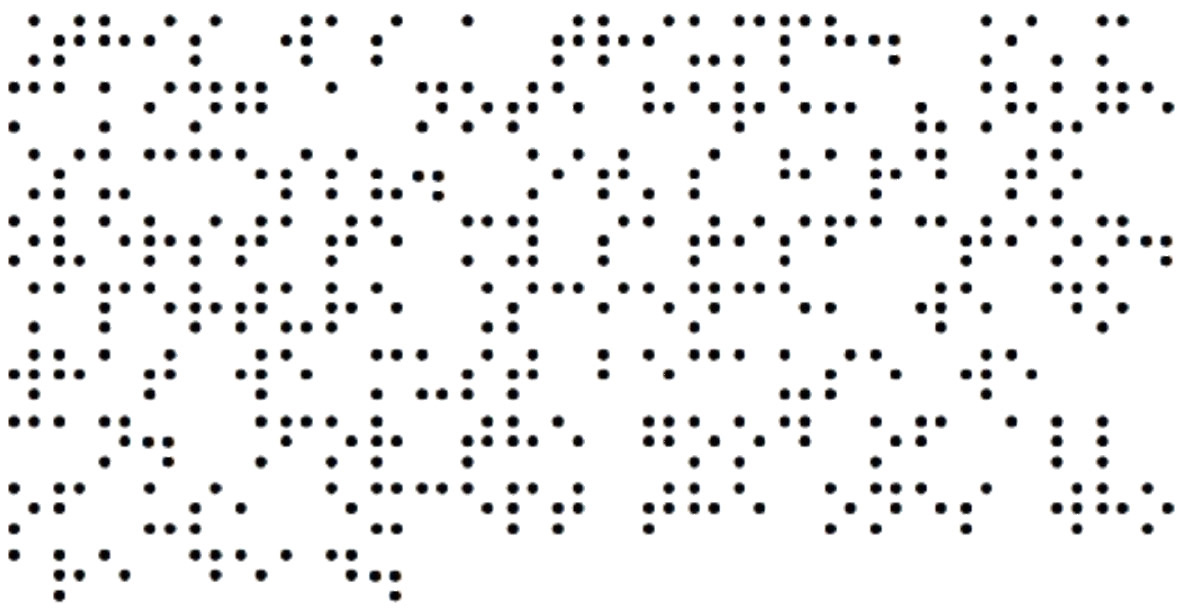
#> input picture samples/sample10.png, 1178 x 608 px
$ python -i OBR.py   (imports and definitions only)
#> lines starting #> are read from the running program, lines starting #| are printed output that depends on the picture; after the words box and inside, x2 and y2 are one past the last pixel; in counts of white or black regions, pixels touching at a corner belong together
try:
    import cv2
    import numpy as np
except:
    print("Please make sure you have installed: ")
    print(" 1. OpenCV 4.x or 3.x")
    print(" 2. Numpy (any version)")
    raise ImportError

from math import sqrt
from collections import Counter


class BrailleCharacter(object):
    def __init__(self,boundingBox, dots, diameter):
        self.result = [0,0,0,0,0,0]
        left,right,top,bottom = boundingBox

        midpointY = int((bottom - top)/2)
        self.end = (right, midpointY)
        self.start = (left, midpointY)
        self.width = int(right - left)

        corners = { (left,top): 1, (right,top): 4, (left, bottom): 3, (right,bottom): 6,
                (left): 2, (right): 5}

        for corner in corners:
            if corner != left and corner != right:
                D = self.__get_dot_nearest(dots, int(diameter), corner)
            else:
                if corner == left:
                    D = self.__get_left_nearest(dots, int(diameter), left)
                else:
                    D = self.__get_right_nearest(dots, int(diameter), right)

            if D is not None:
                dots.remove(D)
                self.result[corners[corner]-1] = 1

            if len(dots) == 0:
                break
        return;

    def digest(self):
        return tuple(self.result)

    def __get_distance(self, p1, p2):
        x1,y1 = p1
        x2,y2 = p2
        return ((x2 - x1)**2) + ((y2 - y1)**2)

    def __get_left_nearest(self, dots, diameter, left):
        nearest = None
        for dot in dots:
            x,y = dot[0]
            dist = int(x - left)
            if dist <= diameter:
                if nearest is None:
                    nearest = dot
                else:
                    X,Y = nearest[0]
                    DIST = int(X - left)
                    if DIST > dist:
                        nearest = dot
        return nearest

    def __get_right_nearest(self, dots, diameter, right):
        nearest = None
        for dot in dots:
            x,y = dot[0]
            dist = int(right - x)
            if dist <= diameter:
                if nearest is None:
                    nearest = dot
                else:
                    X,Y = nearest[0]
                    DIST = int(right - X)
                    if DIST > dist:
                        nearest = dot
        return nearest

    def __get_dot_nearest(self, dots, diameter, pt1):
        nearest = None
        diameter **= 2
        for dot in dots:
            point = dot[0]
            dist_from_pt1 = self.__get_distance(point, pt1)
            if dist_from_pt1 <= diameter:
                if nearest is None:
                    nearest = dot
                else:
                    pt = nearest[0]
                    ndist_from_pt1 = self.__get_distance(pt, pt1)
                    if ndist_from_pt1 >= dist_from_pt1:
                        nearest = dot
        return nearest

class OBR(object):
    def __init__(self, image):
        # Read source image
#> called with image = '../samples/sample10.png'
        self.original = cv2.imread(image)
#> self.original is the input picture: shape (608, 1178, 3); mean B, G, R 237.8, 237.8, 237.8
        if self.original is None:
            raise IOError('Cannot open given image')

        # First Layer, Convert BGR(Blue Green Red Scale) to Gray Scale
        gray = cv2.cvtColor(self.original, cv2.COLOR_BGR2GRAY)

        # Save the binary image of the edge detected
        self.edged_binary_image = self.__get_edged_binary_image(gray)

        # Now do the same to save a binary image to get the contents
        # inside the edges to see if the dot is really filled.
        self.binary_image = self.__get_binary_image(gray)
        self.final = None
        return;

    def digest(self):
        def distance(p1, p2):
            x1,y1 = p1
            x2,y2 = p2
            return ((x2 - x1)**2) + ((y2 - y1)**2)

        characters = self.get_characters()
        result = ""
        self.final = self.original.copy()

        alpha = {
                (1,0,0,0,0,0): "A",
                (1,1,0,0,0,0): "B",
                (1,0,0,1,0,0): "C",
                (1,0,0,1,1,0): "D",
                (1,0,0,0,1,0): "E",
                (1,1,0,1,0,0): "F",
                (1,1,0,1,1,0): "G",
                (1,1,0,0,1,0): "H",
                (0,1,0,1,0,0): "I",
                (0,1,0,1,1,0): "J",
                (1,0,1,0,0,0): "K",
                (1,1,1,0,0,0): "L",
                (1,0,1,1,0,0): "M",
                (1,0,1,1,1,0): "N",
                (1,0,1,0,1,0): "O",
                (1,1,1,1,0,0): "P",
                (1,1,1,1,1,0): "Q",
                (1,1,1,0,1,0): "R",
                (0,1,1,1,0,0): "S",
                (0,1,1,1,1,0): "T",
                (1,0,1,0,0,1): "U",
                (1,1,1,0,0,1): "V",
                (0,1,0,1,1,1): "W",
                (1,0,1,1,0,1): "X",
                (1,0,1,1,1,1): "Y",
                (1,0,1,0,1,1): "Z",
                (0,0,1,1,1,1): "#"
        }

        prevEnd = None
        for character in characters:
            if character.digest() not in alpha:
                print(character.digest())
                result += ""
                continue
            if prevEnd is None:
                prevEnd = character.end
                dist = character.width
            else:
                dist = distance(prevEnd, character.start)
                prevEnd = character.end
            if dist > (character.width**2)*1.5:
                result += " "
            result += alpha[character.digest()]
        return result

    def get_characters(self):
        contours = self.__process_contours()
        if len(contours) == 0:
            return None # Since we have not dots.
        enclosingCircles = self.__get_min_enclosing_circles(contours)
        if len(enclosingCircles) == 0:
            return None

        diameter,dots,radius = self.__get_valid_dots(enclosingCircles)
        if len(dots) == 0:
            return None

        characters = []
        nextEpoch = 0
        height, width, channels = self.original.shape
        cor = (0,0)

        while True:
            cor = self.__get_row_cor(dots, epoch=nextEpoch) # do not respect breakpoints
            if cor is None:
                break

            top = int(cor[1] - int(radius*1.5)) # y coordinate
            nextEpoch = int(cor[1] + radius)

            cor = self.__get_row_cor(dots,nextEpoch,diameter,True)
            if cor is None:
                # Assume nextEpoch
                nextEpoch = int(nextEpoch + (2*diameter))
            else:
                nextEpoch = int(cor[1] + radius)

            cor = self.__get_row_cor(dots,nextEpoch,diameter,True)
            if cor is None:
                # Assume nextEpoch
                nextEpoch = int(nextEpoch + (2*diameter))
            else:
                nextEpoch = int(cor[1] + radius)
            bottom = nextEpoch
            nextEpoch += int(2*diameter)

            DOI = self.__get_dots_from_region(dots, top, bottom)
            xnextEpoch = 0
            while True:
                xcor = self.__get_col_cor(DOI, xnextEpoch)
                if xcor is None:
                    break

                left = int(xcor[0] - radius) # x coordinate
                xnextEpoch = int(xcor[0] + radius)
                xcor = self.__get_col_cor(DOI,xnextEpoch,diameter,True)
                if xcor is None:
                    # Assumed
                    xnextEpoch += int(diameter*1.5)
                else:
                    xnextEpoch = int(xcor[0]) + int(radius)
                right = xnextEpoch

                box = (left, right, top, bottom)
                dts = self.__get_dots_from_box(DOI, box)
                characters.append(BrailleCharacter(box, dts, diameter))
        return characters

    def show(self, quitKey = 27): # Esc to quit the window
        if self.final is not None:
            cv2.imshow('Binary Image', self.get_binary_image())
            cv2.imshow('Final Image' , self.final)
            print("Press {} Key on the Image window to quit.".format(quitKey))
            while True:
                if cv2.waitKey(30) == quitKey:
                    return True
            cv2.destroyAllWindows()
            return True

    def get_final_image(self):
        return self.final

    def get_original_image(self):
        return self.original

    def get_edged_binary_image(self):
        return self.edged_binary_image

    def get_binary_image(self):
        return self.binary_image

    def __get_edged_binary_image(self, gray):
        # First Lvl Blur to Reduce Noise
        blur = cv2.GaussianBlur(gray,(3,3),0)
        # Adaptive Thresholding to define the  dots in Braille
        thres = cv2.adaptiveThreshold(blur,255,cv2.ADAPTIVE_THRESH_MEAN_C,cv2.THRESH_BINARY,5,4)
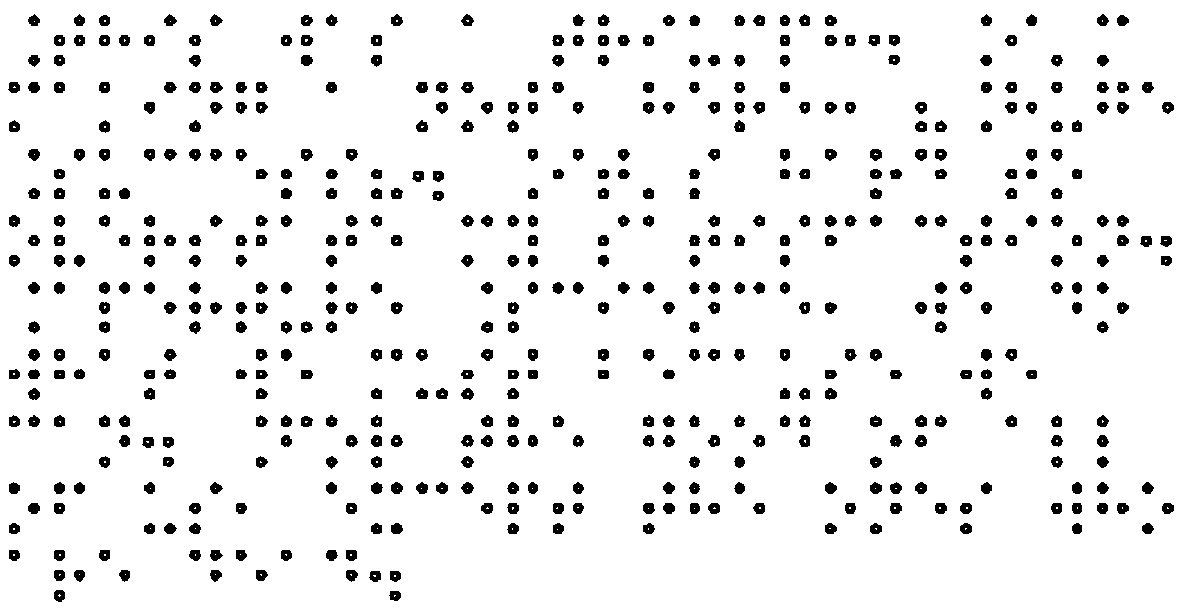
#> thres: shape (608, 1178); 93.1% white; 491 black regions, largest, box (x1, y1, x2, y2) and area: (915, 149, 927, 161) 113, (870, 149, 882, 161) 111, (915, 302, 927, 314) 111
        # Remove more Noise from the edges.
        blur2 = cv2.medianBlur(thres,3)
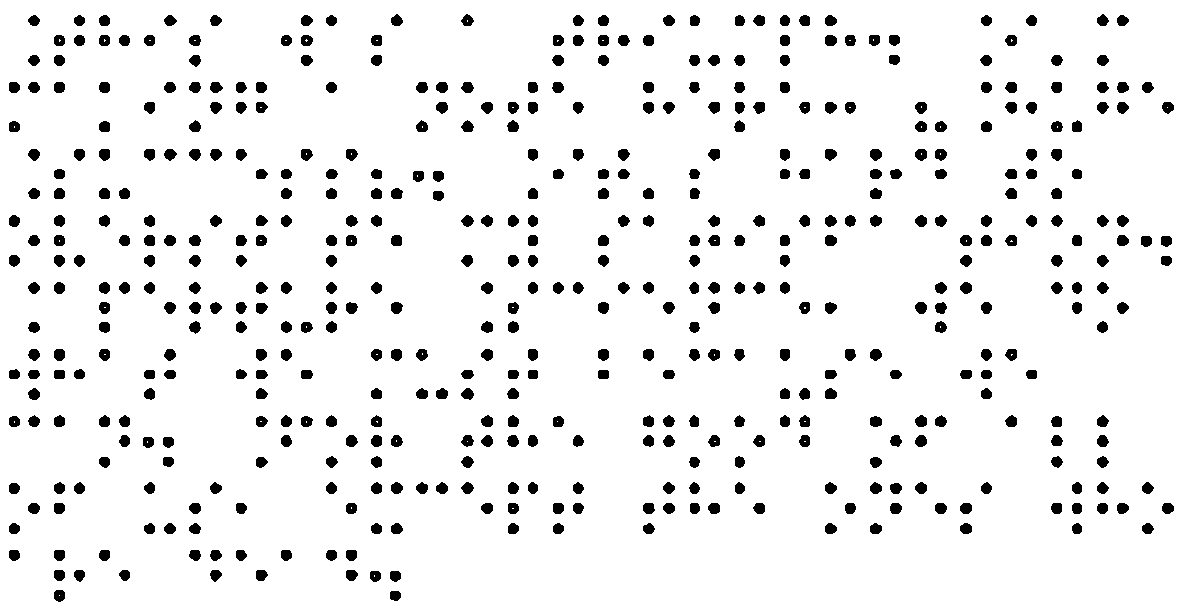
#> blur2: shape (608, 1178); 93% white; 491 black regions, largest, box (x1, y1, x2, y2) and area: (915, 149, 927, 161) 114, (391, 302, 403, 314) 114, (915, 302, 927, 314) 114
        # Sharpen again.
        ret2,th2 = cv2.threshold(blur2,0,255,cv2.THRESH_BINARY+cv2.THRESH_OTSU)
#> ret2 = 0
        # Remove more Noise.
        blur3 = cv2.GaussianBlur(th2,(3,3),0)
        # Final threshold
        ret3,th3 = cv2.threshold(blur3,0,255,cv2.THRESH_BINARY+cv2.THRESH_OTSU)
#> th3: shape (608, 1178); 93% white; 491 black regions, largest, box (x1, y1, x2, y2) and area: (915, 149, 927, 161) 116, (391, 302, 403, 314) 114, (915, 302, 927, 314) 114
#> ret3 = 128
        return cv2.bitwise_not(th3)

    def __get_binary_image(self, gray):
        blur     = cv2.GaussianBlur(gray,(3,3),0)
        ret2,th2 = cv2.threshold(blur,0,255,cv2.THRESH_BINARY+cv2.THRESH_OTSU)
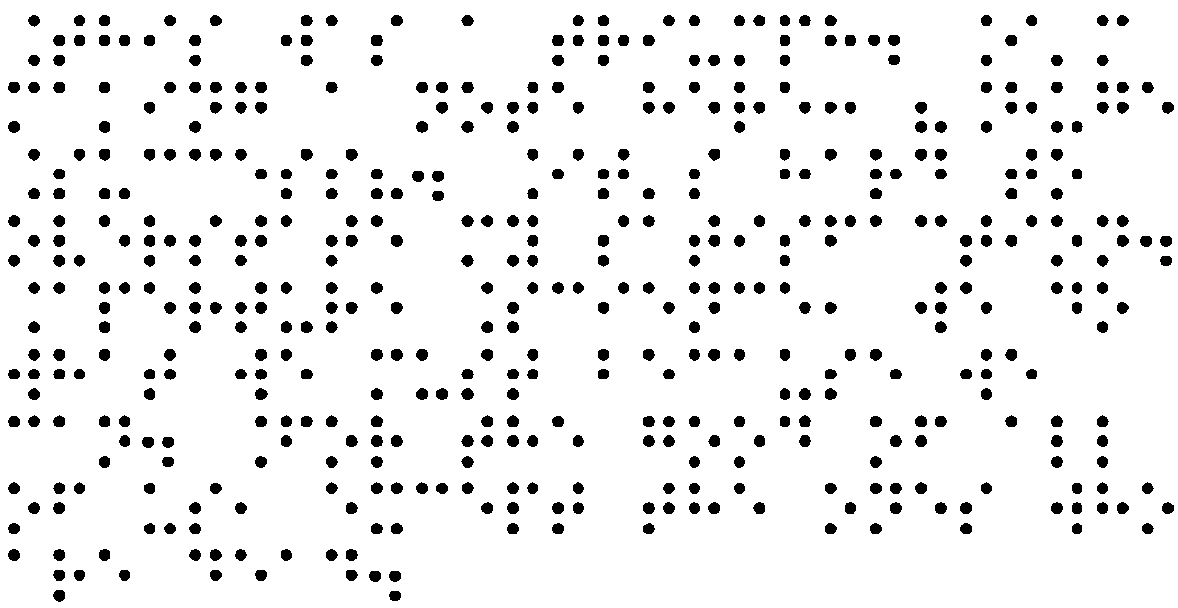
#> th2: shape (608, 1178); 92.7% white; 491 black regions, largest, box (x1, y1, x2, y2) and area: (391, 235, 403, 247) 119, (346, 235, 358, 247) 117, (960, 235, 972, 247) 117
#> ret2 = 154
        blur2    = cv2.medianBlur(th2,3)
#> blur2: shape (608, 1178); 92.7% white; 491 black regions, largest, box (x1, y1, x2, y2) and area: (391, 235, 403, 247) 119, (346, 235, 358, 247) 117, (371, 35, 383, 46) 116
        ret3,th3 = cv2.threshold(blur2,0,255,cv2.THRESH_BINARY+cv2.THRESH_OTSU)
#> ret3 = 0
        return cv2.bitwise_not(th3)
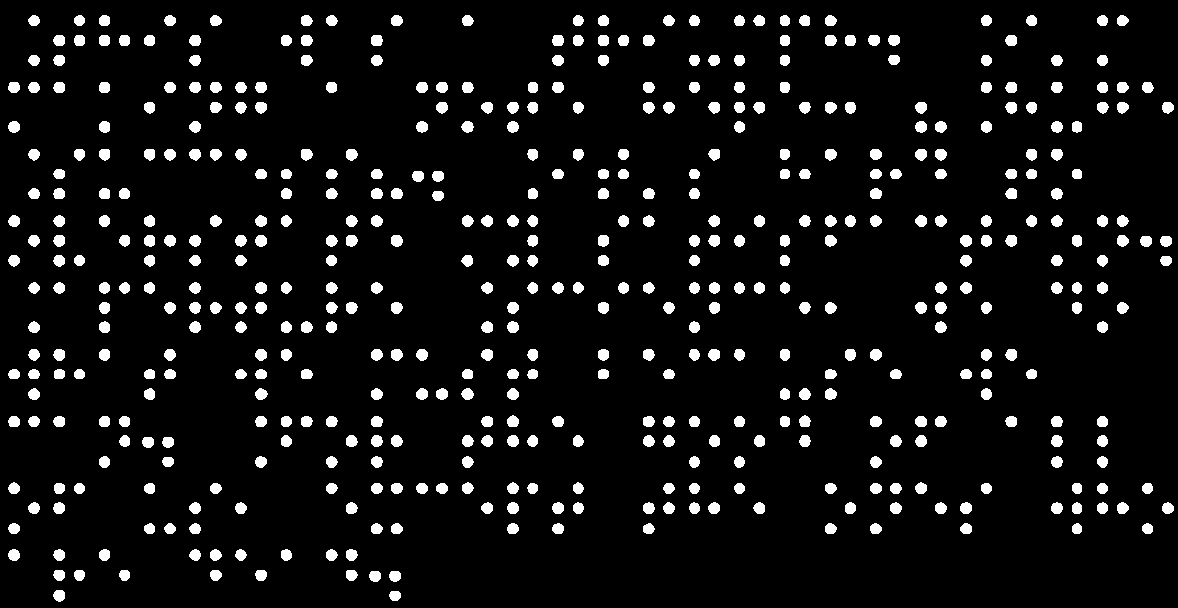
#> returned value: shape (608, 1178); 7.3% white; 491 white regions
#> in __process_contours, `contours = cv2.findContours(self.edged_binary_image, cv2.RETR_TREE, cv..`: contours = 497 contours, 6 with area under 20; largest, box (x1, y1, x2, y2) and area: (915, 149, 927, 161) 99, (915, 302, 927, 314) 98, (54, 349, 65, 361) 97, (391, 302, 403, 314) 97, (915, 435, 927, 447) 96
#> the loop in __get_min_enclosing_circles, `for contour in contours:` made 497 passes
#> (x, y, radius, center) on passes 1 to 3: (394.8, 595, 5, (394, 595)), (59, 595.1, 5, (59, 595)), (394.8, 575.3, 5, (394, 575))
#> after the loop in __get_min_enclosing_circles, `for contour in contours:`: circles = 497 items; radii = 497 values, max 6 at index 4, min 1 at index 210, mean 5.18
#> in get_characters, `enclosingCircles = self.__get_min_enclosing_circles(contours)`: enclosingCircles = 497 items

    def __get_row_cor(self, dots, epoch = 0, diameter = 0, respectBreakpoint = False):
        if len(dots) == 0:
            return None
        minDot = None
        for dot in dots:
            x,y = dot[0]
            if y < epoch:
                continue

            if minDot is None:
                minDot = dot
            else:
                v = int(y - epoch)
                minV = int(minDot[0][1] - epoch)
                if minV > v:
                    minDot = dot
                else:
                    continue
        if minDot is None:
            return None
        if respectBreakpoint:
            v = int(minDot[0][1] - epoch)
            if v > (2*diameter):
                return None # indicates that the entire row is not set
        return minDot[0] # (X,Y)

    def __get_col_cor(self, dots, epoch = 0, diameter = 0, respectBreakpoint = False):
        if len(dots) == 0:
            return None
        minDot = None
        for dot in dots:
            x,y = dot[0]
            if x < epoch:
                continue

            if minDot is None:
                minDot = dot
            else:
                v = int(x - epoch)
                minV = int(minDot[0][0] - epoch)
                if minV > v:
                    minDot = dot
                else:
                    continue
        if minDot is None:
            return None
        if respectBreakpoint:
            v = int(minDot[0][0] - epoch)
            if v > (2*diameter):
                return None # indicates that the entire row is not set
        return minDot[0] # (X,Y)

    def __get_dots_from_box(self, dots, box):
        left,right,top,bottom = box
        result = []
        for dot in dots:
            x,y = dot[0]
            if x >= left and x <= right and y >= top and y <= bottom:
                result.append(dot)
        return result

    def __get_dots_from_region(self, dots, y1, y2):
        D = []
        if y2 < y1:
            return D

        for dot in dots:
            x,y = dot[0]
            if y > y1 and y < y2:
                D.append(dot)
        return D

    def __get_valid_dots(self, circles):
        tolerance = 0.45
        radii = []
        consider = []
        for circle in circles:
            x,y = circle[0]
            rad = circle[1]
            # OpenCV uses row major
            # Since we do a bitwise not, white pixels belong to the dot.

            # Go through the x axis and check if all those are white
            # pixels till you reach the rad
            it = 0
            while it < int(rad):
                if self.binary_image[y,x+it] > 0 and self.binary_image[y+it,x] > 0:
                    it += 1
                else:
                    break
            else:
                if self.binary_image[y,x] > 0:
                    consider.append(circle)
                    radii.append(rad)
#> this loop made 497 passes
#> (x, y, rad) on passes 1 to 3: (394, 595, 5), (59, 595, 5), (394, 575, 5)
#> after the loop, consider = 496 items; radii = 496 values, max 6 at index 4, min 1 at index 209, mean 5.18

        baserad = Counter(radii).most_common(1)[0][0]
#> baserad = 5
        dots = []
        for circle in consider:
            x,y = circle[0]
            rad = circle[1]
            if rad <= int(baserad * (1+tolerance)) and rad >= int(baserad * (1-tolerance)):
                dots.append(circle)
#> this loop made 496 passes

        # Remove duplicate enclosing circles
        # (i.e) Remove circle enclosed by another other circle.
        for dot in dots:
            X1,Y1 = dot[0]
            C1 = dot[1]
            for sdot in dots:
                if dot == sdot:
                    continue
                X2,Y2 = sdot[0]
                C2 = sdot[1]
                D = sqrt(((X2 - X1)**2) + ((Y2-Y1)**2))
                if C1 > (D + C2):
                    dots.remove(sdot)
#> this loop made 490 passes

        # Filtered base radius
        radii = []
        for dot in dots:
            rad = dot[1]
            radii.append(rad)
        baserad = Counter(radii).most_common(1)[0][0]
        return 2*(baserad), dots, baserad

    def __get_min_enclosing_circles(self, contours):
        circles = []
        radii = []
        for contour in contours:
            (x,y), radius = cv2.minEnclosingCircle(contour)
            center = (int(x), int(y))
            radius = int(radius)
            radii.append(radius)
            circles.append((center, radius))
        return circles

    def __process_contours(self):
        contours = cv2.findContours(self.edged_binary_image, cv2.RETR_TREE, cv2.CHAIN_APPROX_SIMPLE)
        if len(contours) == 2:
            contours = contours[0]
        else:
            contours = contours[1]
        return contours

>>> result = OBR('../samples/sample10.png').digest()
#> the loop in digest, `for character in characters:` made 176 passes
#| (0, 1, 0, 0, 1, 0)
#| (1, 0, 0, 0, 1, 1)
#| (0, 1, 0, 0, 1, 1)
#| (1, 0, 0, 0, 0, 1)
#| (0, 1, 0, 0, 1, 0)
#| (0, 1, 1, 0, 0, 1)
#| (0, 1, 0, 1, 0, 1)
#| (0, 0, 1, 0, 0, 0)
#> (further printed lines are left out)
